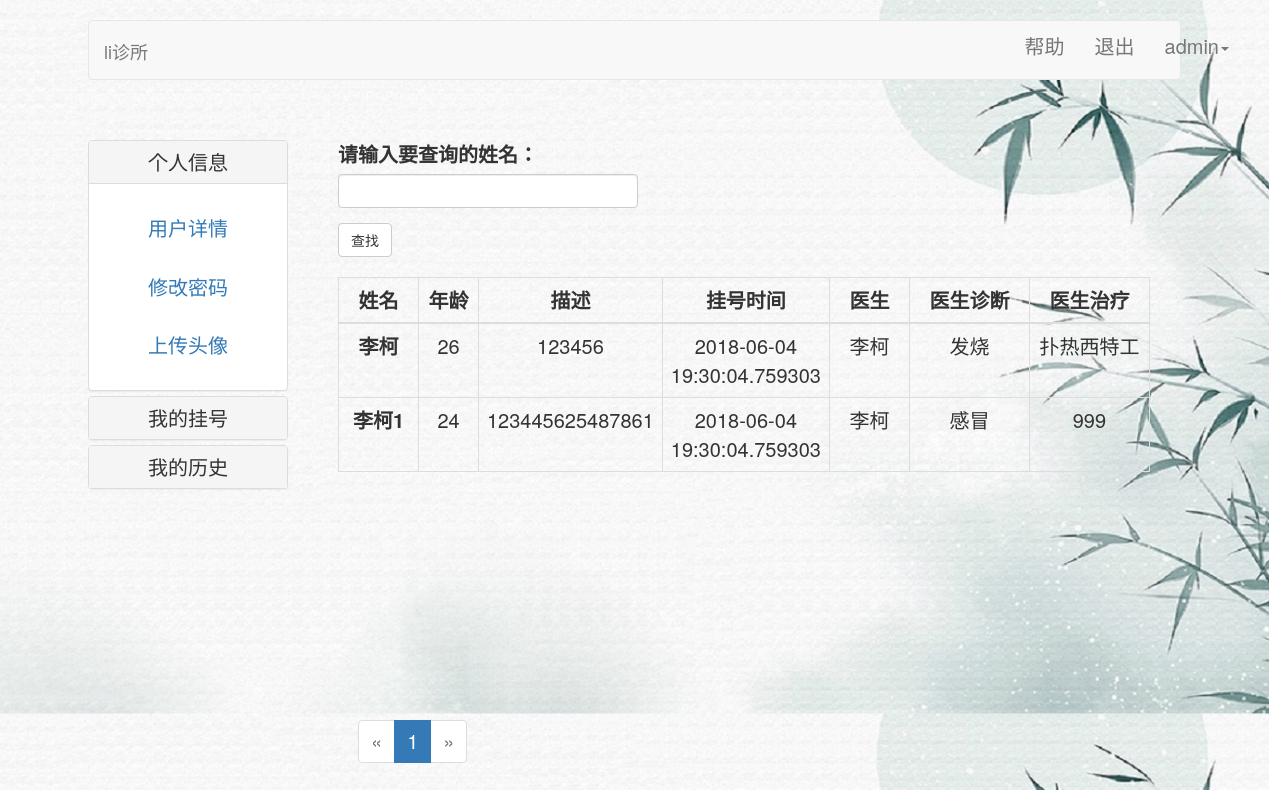
/user/mydoc/ (signed in), run on the app's committed database.
### app/models.py (models this page shows, shortened)
class User(UserMixin, db.Model):
    id = db.Column(db.Integer, primary_key=True)
    username = db.Column(db.String(32))
    password_hash = db.Column(db.String(128))
    email = db.Column(db.String(64), unique=True)
    confirmed = db.Column(db.Boolean, default=0)
    icon = db.Column(db.String(64), default='default.jpeg')
    queues = db.relationship('Queue', backref='user', lazy='dynamic')
    tel = db.Column(db.String(11), unique=True)
    sex = db.Column(db.String(8))
    is_delete = db.Column(db.Boolean, default=0)
    @property
    def password(self):
        raise AttributeError('不能访问密码属性')

class Queue(db.Model):
    id = db.Column(db.Integer, primary_key=True)
    name = db.Column(db.String(8))
    sex = db.Column(db.String(8))
    age = db.Column(db.Integer)
    addr = db.Column(db.String(64))
    tel = db.Column(db.String(11), unique=True)
    desc=db.Column(db.String(140))
    submit_time = db.Column(db.DateTime, default=datetime.now())
    doc_desc = db.Column(db.String(128), nullable=True)
    treat = db.Column(db.String(128), nullable=True)
    for_time1 = db.Column(db.String(64))
    user_id = db.Column(db.Integer, db.ForeignKey('user.id'))
    doctor_id = db.Column(db.Integer, db.ForeignKey('doctor.id'))
    doctor_name = db.Column(db.String(64))
    is_delete = db.Column(db.Boolean, default=0)

### app/views/user.py (the view, shortened to what this page needs)
@login_required
@user.route('/mydoc/', methods=['POST', 'GET'])
def mydoc():
    name = User.query.filter(User.username == session.get('username')).first()
    if name:
        form = CheckDocandPat()
        u = Queue.query.filter(Queue.name == form.name.data).first()
        page = request.args.get('page', 1, type=int)
        queue = Queue.query.filter(Queue.user_id == current_user.id).filter(Queue.treat != None).paginate(page=page, per_page=5, error_out=False)
        posts = queue.items
        return render_template('user/mydoc.html',queue=queue, form = form, posts=posts)
    else:
        flash('请到对应页面登录')
        session.pop('username')
        return redirect(url_for('main.index'))

### app/forms.py
class CheckDocandPat(FlaskForm):
    name = StringField('请输入要查询的姓名：', validators=[DataRequired(message='名字不能为空')])
    submit = SubmitField('查找')

### app/models.py (called while the page is built)
@login_manager.user_loader
def loader_user(uid):
    return User.query.get(uid)

### app/templates/user/mydoc.html (shortened to what this page needs)
{% extends 'common/base.html' %}
{% from 'common/macro.html' import pagination_show%}
{% block content %}
    <div>
     <div class="panel-group" id="accordion" style="float: left;">
            <div class="panel panel-default">
                <div class="panel-heading">
                    <h4 class="panel-title">
                        <a data-toggle="collapse" data-parent="#accordion"
                           href="#collapseOne">
                            个人信息
                        </a>
                    </h4>
                </div>
                <div id="collapseOne" class="panel-collapse collapse in">
                    <div class="panel-body">
                        <div class="panel-body"><a href="{{ url_for('user.profile') }}">用户详情</a></div>
                        <div class="panel-body"><a href="{{ url_for('user.change_mm') }}">修改密码</a></div>
                        <div class="panel-body"><a href="{{ url_for('user.change_icon') }}">上传头像</a></div>
                    </div>
                </div>
            </div>
            <div class="panel panel-default">
                <div class="panel-heading">
                    <h4 class="panel-title">
                        <a data-toggle="collapse" data-parent="#accordion"
                           href="#collapseTwo">
                            我的挂号
                        </a>
                    </h4>
                </div>
            </div>
            <div class="panel panel-default">
                <div class="panel-heading">
                    <h4 class="panel-title">
                        <a data-toggle="collapse" data-parent="#accordion"
                           href="#collapseThree">
                            我的历史
                        </a>
                    </h4>
                </div>
            </div>
        </div>
        <div class="bs-example" data-example-id="bordered-table" style="float: left;margin-left: 50px; margin-top: 40px">
          <div style="text-align: left; margin-bottom: 20px; width: 300px">{{ wtf.quick_form(form) }}</div>
            <table class="table table-bordered">
                <thead>
                <tr>
                     <th style="width: 80px">姓名</th>
                    <th style="width: 60px">年龄</th>
                    <th style="width: 140px">描述</th>
                    <th style="width: 120px">挂号时间</th>
                    <th style="width: 80px">医生</th>
                    <th style="width: 120px">医生诊断</th>
                    <th style="width: 120px">医生治疗</th>
                </tr>
                </thead>
                <tbody>
               {% for u in posts %}
                    <tr>
                        <th scope="row">{{ u.name }}</th>
                        <td>{{ u.age }}</td>
                        <td>{{ u.desc }}</td>
                        <td>{{ u.submit_time }}</td>
                        <td>{{ u.doctor_name }}</td>
                        <td>{{ u.doc_desc }}</td>
                        <td>{{ u.treat }}</td>
                    </tr>
                {% endfor %}
                </tbody>
            </table>
        </div>
    <div
style = "margin-left: 350px; margin-top: 600px; position: absolute" >
{{pagination_show(queue, 'user.mydoc')}} </div>
    </div>
{% endblock %}

### app/templates/common/base.html (shortened to what this page needs)
{% extends 'bootstrap/base.html' %}
{% import 'bootstrap/wtf.html' as wtf %}
{% block styles %}
    {{ super() }}
{% endblock %}
{% block head %}
    {{ super() }}
{% endblock %}
{% block navbar %}
    <nav class="navbar navbar-default" >
        <div class="container">
            <div class="navbar-header">
                <a class="navbar-brand" style="line-height: 30px" href="{{ url_for('user.index') }}">li诊所</a>
            </div>
            <div class="collapse navbar-collapse" style="height: 60px">
                <ul class="nav navbar-nav navbar-right">
                    {% if current_user.is_authenticated and session.get('username') %}
                        <li style="height: 60px"><a href="{{ url_for('user.help') }}" >帮助</a></li>
                        <li><a href="{{ url_for('user.logout') }}">退出</a></li>
                        <li class="dropdown">
                            <a href="#" class="dropdown-toggle" data-toggle="dropdown" role="button"
                               aria-haspopup="true" aria-expanded="false">{{ session.get('username') }}<span class="caret"></span></a>
                        </li>
                    {% endif %}
                </ul>
            </div>
        </div>
    </nav>
{% endblock %}

### data on the page
User: get "admin"
Queue: name "李柯", age "26", desc "123456", submit_time "2018-06-04 19:30:04.759303", doctor_name "李柯", doc_desc "发烧", treat "扑热西特工"
Queue: name "李柯1", age "24", desc "123445625487861", submit_time "2018-06-04 19:30:04.759303", doctor_name "李柯", doc_desc "感冒", treat "999"

### other printed values
{{ p }} "1"
